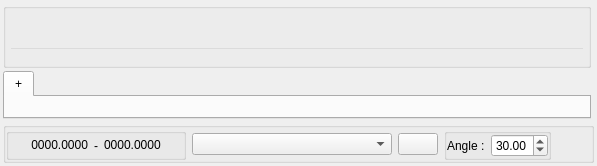
  <widget class="QWidget" name="centralwidget">
   <layout class="QGridLayout" name="gridLayout">
    <property name="leftMargin">
     <number>3</number>
    </property>
    <property name="topMargin">
     <number>3</number>
    </property>
    <property name="rightMargin">
     <number>3</number>
    </property>
    <property name="bottomMargin">
     <number>3</number>
    </property>
    <property name="spacing">
     <number>3</number>
    </property>
    <item row="0" column="1">
     <widget class="QGroupBox" name="gbxCommandLineBox">
      <property name="sizePolicy">
       <sizepolicy hsizetype="Expanding" vsizetype="Maximum">
        <horstretch>0</horstretch>
        <verstretch>0</verstretch>
       </sizepolicy>
      </property>
      <property name="maximumSize">
       <size>
        <width>16777215</width>
        <height>65</height>
       </size>
      </property>
      <property name="title">
       <string/>
      </property>
      <property name="alignment">
       <set>Qt::AlignLeading|Qt::AlignLeft|Qt::AlignVCenter</set>
      </property>
      <layout class="QVBoxLayout" name="verticalLayout_2">
       <property name="spacing">
        <number>2</number>
       </property>
       <property name="leftMargin">
        <number>3</number>
       </property>
       <property name="topMargin">
        <number>3</number>
       </property>
       <property name="rightMargin">
        <number>3</number>
       </property>
       <property name="bottomMargin">
        <number>3</number>
       </property>
       <item>
        <widget class="QListWidget" name="lwCommandText">
         <property name="font">
          <font>
           <family>MS Shell Dlg 2</family>
           <pointsize>8</pointsize>
          </font>
         </property>
         <property name="styleSheet">
          <string notr="true">background:transparent;</string>
         </property>
         <property name="verticalScrollBarPolicy">
          <enum>Qt::ScrollBarAsNeeded</enum>
         </property>
         <property name="horizontalScrollBarPolicy">
          <enum>Qt::ScrollBarAsNeeded</enum>
         </property>
         <property name="tabKeyNavigation">
          <bool>false</bool>
         </property>
         <property name="verticalScrollMode">
          <enum>QAbstractItemView::ScrollPerItem</enum>
         </property>
         <property name="horizontalScrollMode">
          <enum>QAbstractItemView::ScrollPerItem</enum>
         </property>
         <property name="movement">
          <enum>QListView::Static</enum>
         </property>
         <property name="isWrapping" stdset="0">
          <bool>false</bool>
         </property>
         <property name="resizeMode">
          <enum>QListView::Fixed</enum>
         </property>
         <property name="layoutMode">
          <enum>QListView::SinglePass</enum>
         </property>
         <property name="wordWrap">
          <bool>false</bool>
         </property>
         <property name="selectionRectVisible">
          <bool>false</bool>
         </property>
        </widget>
       </item>
       <item>
        <widget class="CommandLine" name="tbxCommandLine">
         <property name="maximumSize">
          <size>
           <width>16777215</width>
           <height>15</height>
          </size>
         </property>
         <property name="focusPolicy">
          <enum>Qt::ClickFocus</enum>
         </property>
         <property name="styleSheet">
          <string notr="true">background:transparent;</string>
         </property>
         <property name="readOnly">
          <bool>false</bool>
         </property>
        </widget>
       </item>
      </layout>
     </widget>
    </item>
    <item row="12" column="1" colspan="2">
     <widget class="QGroupBox" name="gbxValueBox">
      <property name="sizePolicy">
       <sizepolicy hsizetype="Expanding" vsizetype="Fixed">
        <horstretch>0</horstretch>
        <verstretch>0</verstretch>
       </sizepolicy>
      </property>
      <property name="maximumSize">
       <size>
        <width>16777215</width>
        <height>16777215</height>
       </size>
      </property>
      <property name="title">
       <string/>
      </property>
      <layout class="QHBoxLayout" name="horizontalLayout_4">
       <property name="spacing">
        <number>6</number>
       </property>
       <property name="leftMargin">
        <number>0</number>
       </property>
       <property name="topMargin">
        <number>0</number>
       </property>
       <property name="rightMargin">
        <number>0</number>
       </property>
       <property name="bottomMargin">
        <number>0</number>
       </property>
       <item>
        <widget class="QGroupBox" name="gbxCoordinates">
         <property name="sizePolicy">
          <sizepolicy hsizetype="Expanding" vsizetype="Expanding">
           <horstretch>0</horstretch>
           <verstretch>0</verstretch>
          </sizepolicy>
         </property>
         <property name="minimumSize">
          <size>
           <width>180</width>
           <height>0</height>
          </size>
         </property>
         <property name="maximumSize">
          <size>
           <width>180</width>
           <height>16777215</height>
          </size>
         </property>
         <property name="title">
          <string/>
         </property>
         <layout class="QHBoxLayout" name="horizontalLayout">
          <property name="leftMargin">
           <number>3</number>
          </property>
          <property name="topMargin">
           <number>0</number>
          </property>
          <property name="rightMargin">
           <number>3</number>
          </property>
          <property name="bottomMargin">
           <number>0</number>
          </property>
          <item>
           <widget class="QLabel" name="lblXCoordinate">
            <property name="sizePolicy">
             <sizepolicy hsizetype="Preferred" vsizetype="Fixed">
              <horstretch>0</horstretch>
              <verstretch>0</verstretch>
             </sizepolicy>
            </property>
            <property name="text">
             <string>0000.0000</string>
            </property>
            <property name="alignment">
             <set>Qt::AlignRight|Qt::AlignTrailing|Qt::AlignVCenter</set>
            </property>
           </widget>
          </item>
          <item>
           <widget class="QLabel" name="label">
            <property name="sizePolicy">
             <sizepolicy hsizetype="Fixed" vsizetype="Preferred">
              <horstretch>0</horstretch>
              <verstretch>0</verstretch>
             </sizepolicy>
            </property>
            <property name="text">
             <string>-</string>
            </property>
            <property name="alignment">
             <set>Qt::AlignCenter</set>
            </property>
           </widget>
          </item>
          <item>
           <widget class="QLabel" name="lblYcoordinate">
            <property name="sizePolicy">
             <sizepolicy hsizetype="Preferred" vsizetype="Fixed">
              <horstretch>0</horstretch>
              <verstretch>0</verstretch>
             </sizepolicy>
            </property>
            <property name="text">
             <string>0000.0000</string>
            </property>
            <property name="textFormat">
             <enum>Qt::AutoText</enum>
            </property>
           </widget>
          </item>
         </layout>
        </widget>
       </item>
       <item>
        <widget class="QComboBox" name="cbxLayers">
         <property name="sizePolicy">
          <sizepolicy hsizetype="Fixed" vsizetype="Fixed">
           <horstretch>0</horstretch>
           <verstretch>0</verstretch>
          </sizepolicy>
         </property>
         <property name="minimumSize">
          <size>
           <width>200</width>
           <height>0</height>
          </size>
         </property>
         <property name="maximumSize">
          <size>
           <width>200</width>
           <height>16777215</height>
          </size>
         </property>
        </widget>
       </item>
       <item>
        <widget class="QPushButton" name="pbLayerButton">
         <property name="text">
          <string/>
         </property>
         <property name="icon">
          <iconset resource="../ImagesSrc.qrc">
           <normaloff>:/Image/Images/Layer.png</normaloff>:/Image/Images/Layer.png</iconset>
         </property>
         <property name="iconSize">
          <size>
           <width>16</width>
           <height>16</height>
          </size>
         </property>
        </widget>
       </item>
       <item>
        <widget class="QGroupBox" name="gbxPainBox">
         <property name="sizePolicy">
          <sizepolicy hsizetype="Fixed" vsizetype="Fixed">
           <horstretch>0</horstretch>
           <verstretch>0</verstretch>
          </sizepolicy>
         </property>
         <property name="title">
          <string/>
         </property>
         <layout class="QHBoxLayout" name="horizontalLayout_2">
          <property name="leftMargin">
           <number>0</number>
          </property>
          <property name="topMargin">
           <number>0</number>
          </property>
          <property name="rightMargin">
           <number>0</number>
          </property>
          <property name="bottomMargin">
           <number>0</number>
          </property>
          <item>
           <widget class="QLabel" name="lblPainText">
            <property name="sizePolicy">
             <sizepolicy hsizetype="Fixed" vsizetype="Preferred">
              <horstretch>0</horstretch>
              <verstretch>0</verstretch>
             </sizepolicy>
            </property>
            <property name="text">
             <string>Angle :</string>
            </property>
           </widget>
          </item>
          <item>
           <widget class="QDoubleSpinBox" name="dsbCatchPainDegree">
            <property name="sizePolicy">
             <sizepolicy hsizetype="Fixed" vsizetype="Fixed">
              <horstretch>100</horstretch>
              <verstretch>0</verstretch>
             </sizepolicy>
            </property>
            <property name="maximumSize">
             <size>
              <width>100</width>
              <height>16777215</height>
             </size>
            </property>
            <property name="showGroupSeparator" stdset="0">
             <bool>false</bool>
            </property>
            <property name="value">
             <double>30.000000000000000</double>
            </property>
           </widget>
          </item>
         </layout>
        </widget>
       </item>
       <item>
        <spacer name="horizontalSpacer">
         <property name="orientation">
          <enum>Qt::Horizontal</enum>
         </property>
         <property name="sizeHint" stdset="0">
          <size>
           <width>40</width>
           <height>20</height>
          </size>
         </property>
        </spacer>
       </item>
      </layout>
     </widget>
    </item>
    <item row="1" column="1">
     <widget class="QTabWidget" name="twDrawTabs">
      <property name="sizePolicy">
       <sizepolicy hsizetype="Expanding" vsizetype="Expanding">
        <horstretch>0</horstretch>
        <verstretch>0</verstretch>
       </sizepolicy>
      </property>
      <property name="currentIndex">
       <number>0</number>
      </property>
      <widget class="QWidget" name="tab">
       <attribute name="title">
        <string>+</string>
       </attribute>
       <layout class="QVBoxLayout" name="verticalLayout_4"/>
      </widget>
     </widget>
    </item>
   </layout>
  </widget>
